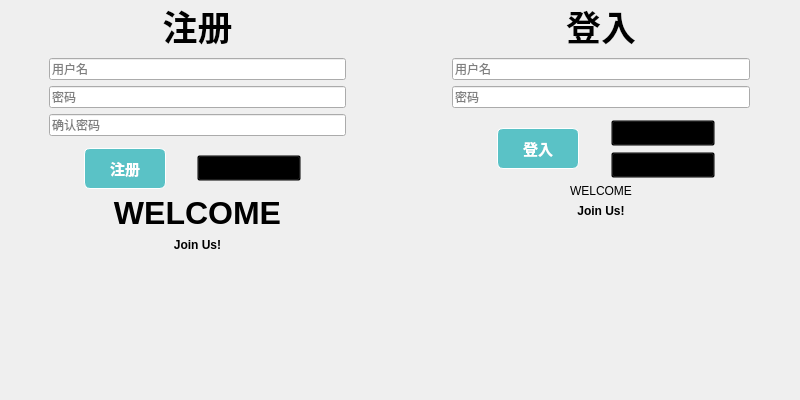
<?xml version="1.0" encoding="UTF-8"?>
<ui version="4.0">
 <class>Login</class>
 <widget class="QWidget" name="Login">
  <property name="geometry">
   <rect>
    <x>0</x>
    <y>0</y>
    <width>800</width>
    <height>400</height>
   </rect>
  </property>
  <property name="minimumSize">
   <size>
    <width>800</width>
    <height>400</height>
   </size>
  </property>
  <property name="maximumSize">
   <size>
    <width>800</width>
    <height>400</height>
   </size>
  </property>
  <property name="windowTitle">
   <string>Logining...</string>
  </property>
  <property name="windowIcon">
   <iconset resource="resource.qrc">
    <normaloff>:/images/logoTest.ico</normaloff>:/images/logoTest.ico</iconset>
  </property>
  <property name="styleSheet">
   <string notr="true">QWidget#widget
{
	background-image: url(:/images/loginbackground.jpeg);
}</string>
  </property>
  <widget class="QWidget" name="widget" native="true">
   <property name="geometry">
    <rect>
     <x>-1</x>
     <y>0</y>
     <width>801</width>
     <height>401</height>
    </rect>
   </property>
   <property name="styleSheet">
    <string notr="true"/>
   </property>
   <layout class="QGridLayout" name="gridLayout">
    <item row="0" column="0">
     <layout class="QHBoxLayout" name="horizontalLayout">
      <item>
       <layout class="QVBoxLayout" name="registerLayout">
        <property name="leftMargin">
         <number>50</number>
        </property>
        <property name="rightMargin">
         <number>50</number>
        </property>
        <item>
         <spacer name="verticalSpacer_3">
          <property name="orientation">
           <enum>Qt::Vertical</enum>
          </property>
          <property name="sizeHint" stdset="0">
           <size>
            <width>20</width>
            <height>40</height>
           </size>
          </property>
         </spacer>
        </item>
        <item>
         <widget class="QLabel" name="registerLabel">
          <property name="styleSheet">
           <string notr="true">font-family: &quot;Microsoft YaHei&quot;;
font-size: 35px;
font-weight: bold;
color: black;
border: none;</string>
          </property>
          <property name="text">
           <string>注册</string>
          </property>
          <property name="alignment">
           <set>Qt::AlignCenter</set>
          </property>
         </widget>
        </item>
        <item>
         <widget class="QtMaterialAutoComplete" name="registerUsernameLineEdit">
          <property name="placeholderText">
           <string>用户名</string>
          </property>
         </widget>
        </item>
        <item>
         <widget class="QtMaterialAutoComplete" name="registerPwdLineEdit">
          <property name="echoMode">
           <enum>QLineEdit::Password</enum>
          </property>
          <property name="placeholderText">
           <string>密码</string>
          </property>
         </widget>
        </item>
        <item>
         <widget class="QtMaterialAutoComplete" name="registerConfirmLineEdit">
          <property name="echoMode">
           <enum>QLineEdit::Password</enum>
          </property>
          <property name="placeholderText">
           <string>确认密码</string>
          </property>
         </widget>
        </item>
        <item>
         <widget class="QWidget" name="widgetL" native="true">
          <property name="minimumSize">
           <size>
            <width>0</width>
            <height>0</height>
           </size>
          </property>
          <layout class="QVBoxLayout" name="verticalLayout_2">
           <property name="leftMargin">
            <number>0</number>
           </property>
           <property name="topMargin">
            <number>0</number>
           </property>
           <property name="rightMargin">
            <number>0</number>
           </property>
           <property name="bottomMargin">
            <number>0</number>
           </property>
           <item>
            <widget class="Scroll" name="tipsL" native="true"/>
           </item>
          </layout>
         </widget>
        </item>
        <item>
         <layout class="QHBoxLayout" name="registerButtonLayout">
          <property name="leftMargin">
           <number>10</number>
          </property>
          <property name="rightMargin">
           <number>20</number>
          </property>
          <item>
           <spacer name="horizontalSpacer_2">
            <property name="orientation">
             <enum>Qt::Horizontal</enum>
            </property>
            <property name="sizeHint" stdset="0">
             <size>
              <width>40</width>
              <height>20</height>
             </size>
            </property>
           </spacer>
          </item>
          <item>
           <widget class="QPushButton" name="registerButton">
            <property name="minimumSize">
             <size>
              <width>82</width>
              <height>41</height>
             </size>
            </property>
            <property name="cursor">
             <cursorShape>PointingHandCursor</cursorShape>
            </property>
            <property name="styleSheet">
             <string notr="true">QPushButton {
	border: 0.5px solid white;
	border-radius: 6px;
	background-color: rgb(90, 194, 198);
	min-width: 80px;
	font-family: &quot;Times New Roman&quot;;
	font-size: 11pt;
	font-weight: bold;
	color: white;
}

QPushButton:hover {
	border: 0.5px solid white;
	border-radius: 6px;
	background-color: #1fab89;
	min-width: 80px;
	font-family: &quot;Times New Roman&quot;;
	font-size: 10pt;
	font-weight: bold;
	color: white;
}</string>
            </property>
            <property name="text">
             <string>注册</string>
            </property>
           </widget>
          </item>
          <item>
           <spacer name="horizontalSpacer">
            <property name="orientation">
             <enum>Qt::Horizontal</enum>
            </property>
            <property name="sizeHint" stdset="0">
             <size>
              <width>40</width>
              <height>20</height>
             </size>
            </property>
           </spacer>
          </item>
          <item>
           <widget class="QPushButton" name="gotoLogin">
            <property name="styleSheet">
             <string notr="true">QPushButton {
	background-color: transparent;
}

QPushButton:hover {
	background-color: transparent;
	text-decoration:underline;
}</string>
            </property>
            <property name="text">
             <string>已有账号？去登入</string>
            </property>
           </widget>
          </item>
          <item>
           <spacer name="horizontalSpacer_3">
            <property name="orientation">
             <enum>Qt::Horizontal</enum>
            </property>
            <property name="sizeHint" stdset="0">
             <size>
              <width>40</width>
              <height>20</height>
             </size>
            </property>
           </spacer>
          </item>
         </layout>
        </item>
        <item>
         <layout class="QVBoxLayout" name="registerWelcome">
          <property name="leftMargin">
           <number>0</number>
          </property>
          <property name="topMargin">
           <number>0</number>
          </property>
          <property name="rightMargin">
           <number>0</number>
          </property>
          <property name="bottomMargin">
           <number>0</number>
          </property>
          <item>
           <widget class="QLabel" name="label">
            <property name="styleSheet">
             <string notr="true">font: 700 24pt &quot;Microsoft YaHei UI&quot;;</string>
            </property>
            <property name="text">
             <string>&lt;html&gt;&lt;head/&gt;&lt;body&gt;&lt;p align=&quot;center&quot;&gt;&lt;span style=&quot; font-size:24pt; font-weight:700;&quot;&gt;WELCOME&lt;/span&gt;&lt;/p&gt;&lt;/body&gt;&lt;/html&gt;</string>
            </property>
           </widget>
          </item>
          <item>
           <widget class="QLabel" name="label_3">
            <property name="styleSheet">
             <string notr="true">font: 700 12pt &quot;Microsoft YaHei UI&quot;;</string>
            </property>
            <property name="text">
             <string>&lt;html&gt;&lt;head/&gt;&lt;body&gt;&lt;p align=&quot;center&quot;&gt;&lt;span style=&quot; font-weight:700;&quot;&gt;Join Us!&lt;/span&gt;&lt;/p&gt;&lt;/body&gt;&lt;/html&gt;</string>
            </property>
           </widget>
          </item>
          <item>
           <widget class="QLabel" name="label_5">
            <property name="minimumSize">
             <size>
              <width>200</width>
              <height>200</height>
             </size>
            </property>
            <property name="styleSheet">
             <string notr="true">image: url(:/images/left.png);</string>
            </property>
            <property name="text">
             <string/>
            </property>
           </widget>
          </item>
         </layout>
        </item>
        <item>
         <spacer name="verticalSpacer_10">
          <property name="orientation">
           <enum>Qt::Vertical</enum>
          </property>
          <property name="sizeHint" stdset="0">
           <size>
            <width>20</width>
            <height>40</height>
           </size>
          </property>
         </spacer>
        </item>
       </layout>
      </item>
      <item>
       <layout class="QVBoxLayout" name="loginLayout">
        <property name="leftMargin">
         <number>50</number>
        </property>
        <property name="rightMargin">
         <number>50</number>
        </property>
        <item>
         <spacer name="verticalSpacer">
          <property name="orientation">
           <enum>Qt::Vertical</enum>
          </property>
          <property name="sizeHint" stdset="0">
           <size>
            <width>20</width>
            <height>40</height>
           </size>
          </property>
         </spacer>
        </item>
        <item>
         <widget class="QLabel" name="loginLabel">
          <property name="styleSheet">
           <string notr="true">font-family: &quot;Microsoft YaHei&quot;;
font-size: 35px;
font-weight: bold;
color: black;
border: none;</string>
          </property>
          <property name="text">
           <string>登入</string>
          </property>
          <property name="alignment">
           <set>Qt::AlignCenter</set>
          </property>
         </widget>
        </item>
        <item>
         <widget class="QtMaterialAutoComplete" name="loginUsernameLineEdit">
          <property name="placeholderText">
           <string>用户名</string>
          </property>
         </widget>
        </item>
        <item>
         <widget class="QtMaterialAutoComplete" name="loginPwdLineEdit">
          <property name="echoMode">
           <enum>QLineEdit::Password</enum>
          </property>
          <property name="placeholderText">
           <string>密码</string>
          </property>
         </widget>
        </item>
        <item>
         <widget class="QWidget" name="widgetR" native="true">
          <property name="minimumSize">
           <size>
            <width>0</width>
            <height>0</height>
           </size>
          </property>
          <layout class="QVBoxLayout" name="verticalLayout">
           <property name="leftMargin">
            <number>0</number>
           </property>
           <property name="topMargin">
            <number>0</number>
           </property>
           <property name="rightMargin">
            <number>0</number>
           </property>
           <property name="bottomMargin">
            <number>0</number>
           </property>
           <item>
            <widget class="Scroll" name="tipsR" native="true"/>
           </item>
          </layout>
         </widget>
        </item>
        <item>
         <layout class="QHBoxLayout" name="loginButtonLayout">
          <property name="leftMargin">
           <number>20</number>
          </property>
          <property name="rightMargin">
           <number>10</number>
          </property>
          <item>
           <spacer name="horizontalSpacer_4">
            <property name="orientation">
             <enum>Qt::Horizontal</enum>
            </property>
            <property name="sizeHint" stdset="0">
             <size>
              <width>40</width>
              <height>20</height>
             </size>
            </property>
           </spacer>
          </item>
          <item>
           <widget class="QPushButton" name="loginButton">
            <property name="minimumSize">
             <size>
              <width>82</width>
              <height>41</height>
             </size>
            </property>
            <property name="cursor">
             <cursorShape>PointingHandCursor</cursorShape>
            </property>
            <property name="styleSheet">
             <string notr="true">QPushButton {
	border: 0.5px solid white;
	border-radius: 6px;
	background-color: rgb(90, 194, 198);
	min-width: 80px;
	font-family: &quot;Times New Roman&quot;;
	font-size: 11pt;
	font-weight: bold;
	color: white;
}

QPushButton:hover {
	border: 0.5px solid white;
	border-radius: 6px;
	background-color: #1fab89;
	min-width: 80px;
	font-family: &quot;Times New Roman&quot;;
	font-size: 10pt;
	font-weight: bold;
	color: white;
}</string>
            </property>
            <property name="text">
             <string>登入</string>
            </property>
           </widget>
          </item>
          <item>
           <spacer name="horizontalSpacer_5">
            <property name="orientation">
             <enum>Qt::Horizontal</enum>
            </property>
            <property name="sizeHint" stdset="0">
             <size>
              <width>40</width>
              <height>20</height>
             </size>
            </property>
           </spacer>
          </item>
          <item>
           <layout class="QVBoxLayout" name="loginQLayout">
            <property name="rightMargin">
             <number>0</number>
            </property>
            <item>
             <widget class="QPushButton" name="gotoRegister">
              <property name="styleSheet">
               <string notr="true">QPushButton {
	background-color: transparent;
}

QPushButton:hover {
	background-color: transparent;
	text-decoration:underline;
}</string>
              </property>
              <property name="text">
               <string>没有账号？去注册</string>
              </property>
             </widget>
            </item>
            <item>
             <widget class="QPushButton" name="guestButton">
              <property name="styleSheet">
               <string notr="true">QPushButton {
	background-color: transparent;
}

QPushButton:hover {
	background-color: transparent;
	text-decoration:underline;
}</string>
              </property>
              <property name="text">
               <string>是游客？点这里</string>
              </property>
             </widget>
            </item>
           </layout>
          </item>
          <item>
           <spacer name="horizontalSpacer_6">
            <property name="orientation">
             <enum>Qt::Horizontal</enum>
            </property>
            <property name="sizeHint" stdset="0">
             <size>
              <width>40</width>
              <height>20</height>
             </size>
            </property>
           </spacer>
          </item>
         </layout>
        </item>
        <item>
         <layout class="QVBoxLayout" name="loginWelcome">
          <property name="topMargin">
           <number>0</number>
          </property>
          <property name="bottomMargin">
           <number>0</number>
          </property>
          <item>
           <widget class="QLabel" name="label_2">
            <property name="styleSheet">
             <string notr="true">font: 700 24pt &quot;Microsoft YaHei UI&quot;;</string>
            </property>
            <property name="text">
             <string>&lt;html&gt;&lt;head/&gt;&lt;body&gt;&lt;p align=&quot;center&quot;&gt;WELCOME&lt;/p&gt;&lt;/body&gt;&lt;/html&gt;</string>
            </property>
           </widget>
          </item>
          <item>
           <widget class="QLabel" name="label_4">
            <property name="styleSheet">
             <string notr="true">font: 700 12pt &quot;Microsoft YaHei UI&quot;;</string>
            </property>
            <property name="text">
             <string>&lt;html&gt;&lt;head/&gt;&lt;body&gt;&lt;p align=&quot;center&quot;&gt;&lt;span style=&quot; font-weight:700;&quot;&gt;Join Us!&lt;/span&gt;&lt;/p&gt;&lt;/body&gt;&lt;/html&gt;</string>
            </property>
           </widget>
          </item>
          <item>
           <widget class="QLabel" name="label_6">
            <property name="minimumSize">
             <size>
              <width>200</width>
              <height>200</height>
             </size>
            </property>
            <property name="styleSheet">
             <string notr="true">image: url(:/images/right.png);</string>
            </property>
            <property name="text">
             <string/>
            </property>
           </widget>
          </item>
         </layout>
        </item>
        <item>
         <spacer name="verticalSpacer_2">
          <property name="orientation">
           <enum>Qt::Vertical</enum>
          </property>
          <property name="sizeHint" stdset="0">
           <size>
            <width>20</width>
            <height>40</height>
           </size>
          </property>
         </spacer>
        </item>
       </layout>
      </item>
     </layout>
    </item>
   </layout>
  </widget>
 </widget>
 <customwidgets>
  <customwidget>
   <class>QtMaterialAutoComplete</class>
   <extends>QLineEdit</extends>
   <header location="global">qtmaterialautocomplete.h</header>
  </customwidget>
  <customwidget>
   <class>Scroll</class>
   <extends>QWidget</extends>
   <header location="global">Scroll.h</header>
   <container>1</container>
  </customwidget>
 </customwidgets>
 <resources>
  <include location="resource.qrc"/>
 </resources>
 <connections/>
</ui>
